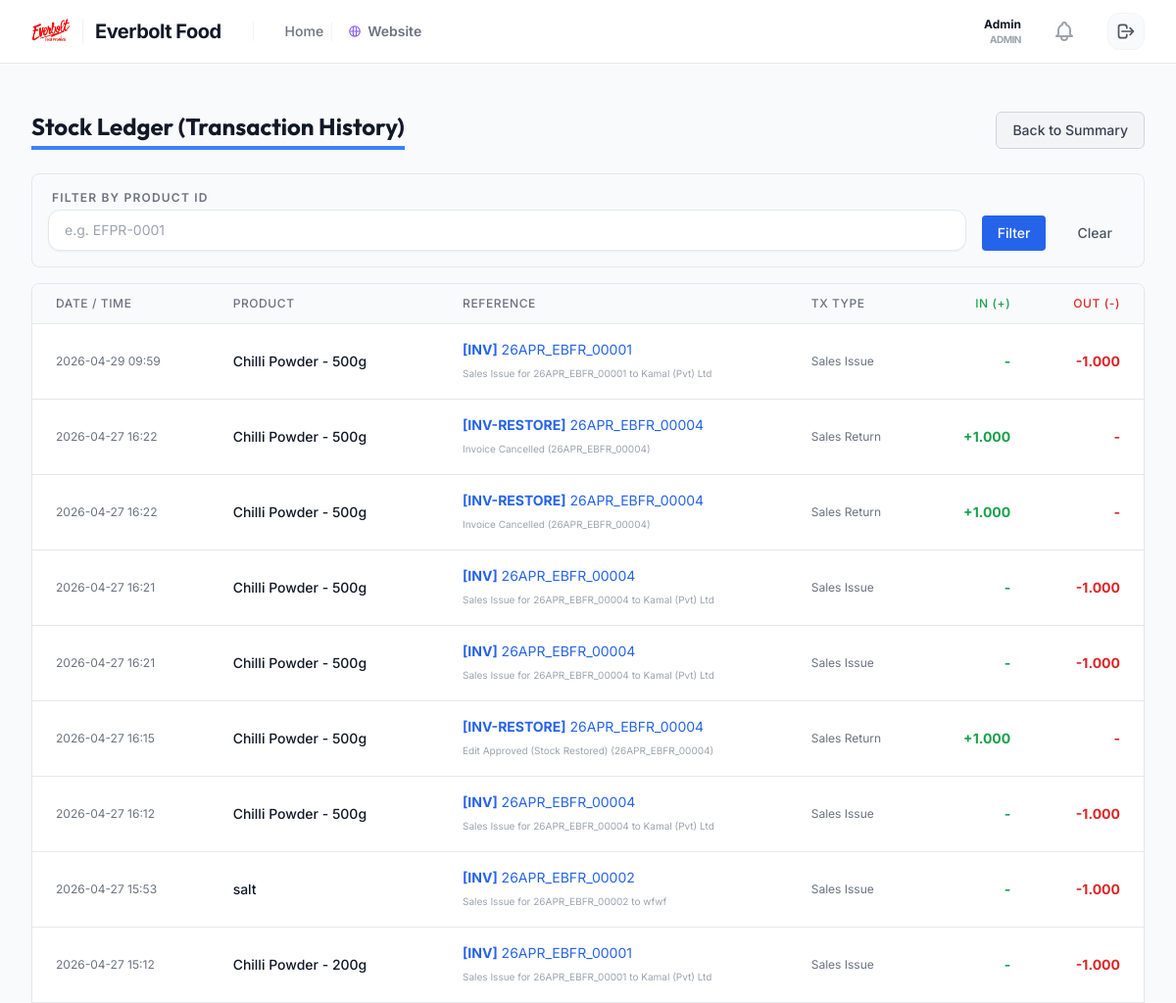
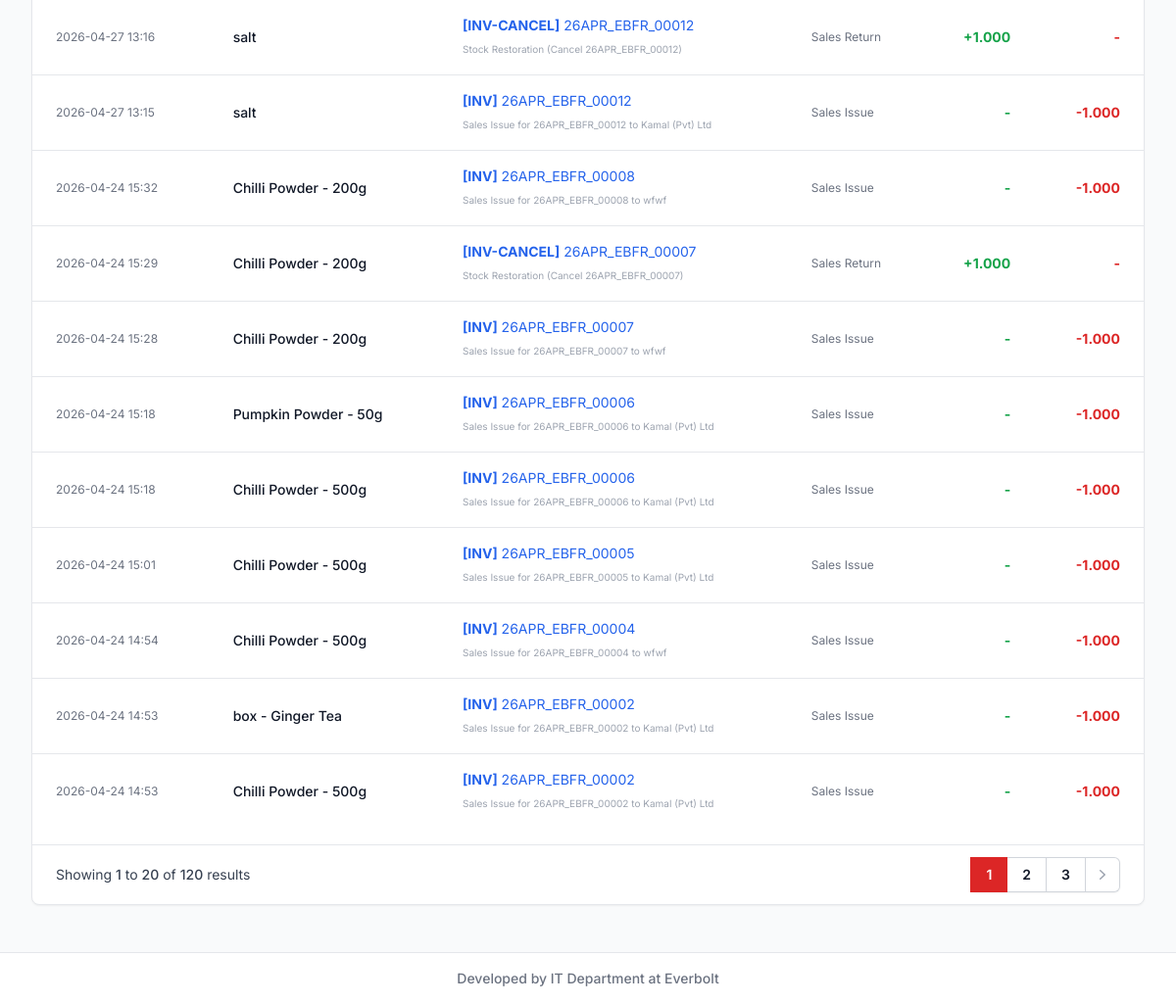
Before: /inventory/stock-ledger/ (signed in) with the older database file (2 pictures, top to bottom).
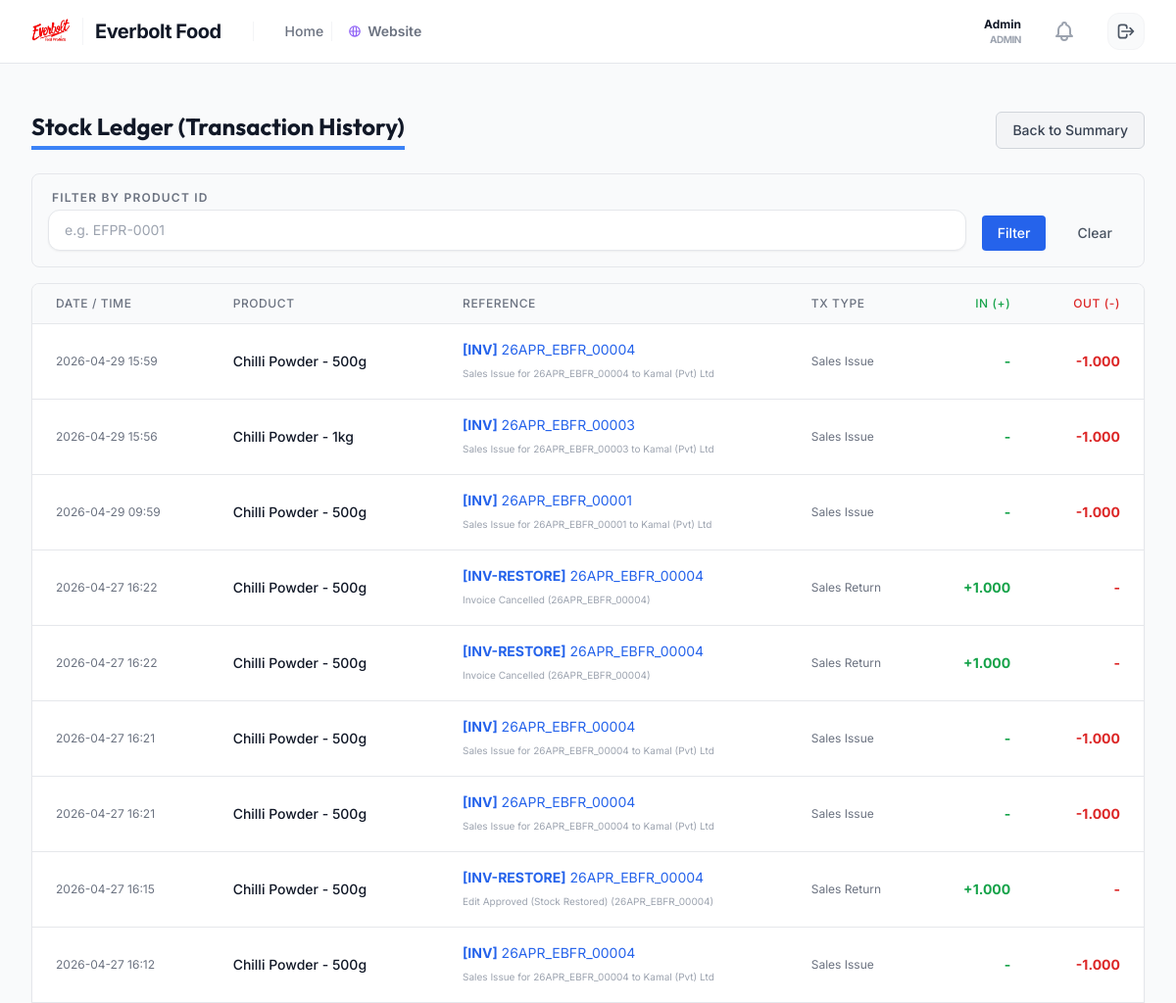
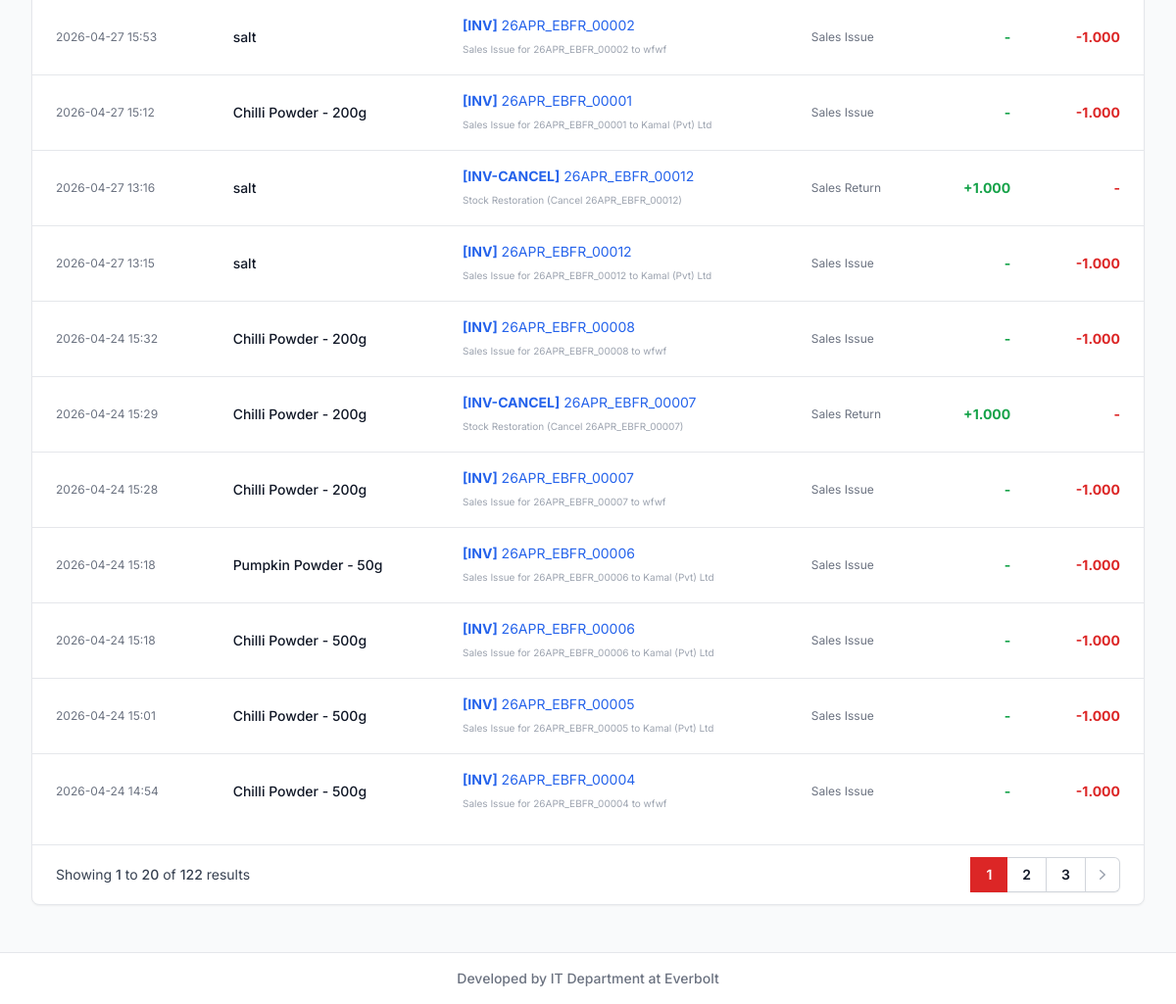
After: the same page with the newer database file (2 pictures, top to bottom).
### inventory/models.py (models this page shows, shortened)
class StockLedger(models.Model):
    class TransactionTypes(models.TextChoices):
        OPENING = 'OPENING', 'Opening Stock'
        GRN = 'GRN', 'GRN'
        PROD_CONS = 'PROD_CONS', 'Production Consumption'
        PROD_OUT = 'PROD_OUT', 'Production Output'
        SALES_ISS = 'SALES_ISS', 'Sales Issue'
        SALES_RET = 'SALES_RET', 'Sales Return'
        PURC_RET = 'PURC_RET', 'Purchase Return'
        ADJ_POS = 'ADJ_POS', 'Stock Adjustment Positive'
        ADJ_NEG = 'ADJ_NEG', 'Stock Adjustment Negative'
    product = models.ForeignKey(Product, on_delete=models.CASCADE, related_name='ledger_entries')
    date = models.DateTimeField(auto_now_add=True)
    tx_type = models.CharField(max_length=20, choices=TransactionTypes.choices)
    qty_in = models.DecimalField(max_digits=12, decimal_places=3, default=0.000)
    qty_out = models.DecimalField(max_digits=12, decimal_places=3, default=0.000)
    reference_type = models.CharField(max_length=50) # e.g. 'GRN', 'PROD', 'INV', 'SYS'
    reference_id = models.IntegerField(null=True, blank=True)
    reference_number = models.CharField(max_length=100)
    remarks = models.CharField(max_length=255, blank=True, null=True)
    user = models.ForeignKey(settings.AUTH_USER_MODEL, on_delete=models.SET_NULL, null=True, blank=True)

class Product(models.Model):
    class BrandChoices(models.TextChoices):
        EVERBOLT = 'Everbolt', 'Everbolt'
        EVERLEAF = 'Everleaf', 'Everleaf'
    class CategoryChoices(models.TextChoices):
        CONFECTIONERY = 'Confectionery', 'Confectionery'
        DRIED_FRUITS = 'Dried Fruits', 'Dried Fruits'
        DRIED_VEGETABLES = 'Dried Vegetables', 'Dried Vegetables'
        SPICES = 'Spices', 'Spices'
        TEA = 'Tea', 'Tea'
        KITHUL = 'Kithul', 'Kithul'
    class TeaTypeChoices(models.TextChoices):
        HERBAL_TEA = 'Herbal Tea', 'Herbal Tea'
        ARTISAN_TEA = 'Artisan Tea', 'Artisan Tea'
        FLAVORED_TEA = 'Flavored Tea', 'Flavored Tea'
        BLACK_TEA = 'Black Tea', 'Black Tea'
        GREEN_TEA = 'Green Tea', 'Green Tea'
        CATERING_TEA = 'Catering Tea', 'Catering Tea'
    class UnitTypes(models.TextChoices):
        PCS = 'pcs', 'pcs'
        BOX = 'box', 'box'
        PACK = 'pack', 'pack'
        KG = 'Kg', 'Kg'
        G = 'g', 'g'
        ML = 'ml', 'ml'
        L = 'l', 'l'
    class ProductTypes(models.TextChoices):
        DIRECT_PACKING = 'Direct Packing', 'Direct Packing'
        BLENDED_TEA = 'Blended Tea Products', 'Blended Tea Products'
        CONFECTIONERY_PACKING = 'Confectionery Packing', 'Confectionery Packing'
        REPACKING = 'Repacking', 'Repacking'
        TRADING = 'Trading Products', 'Trading Products'
    class InventoryClasses(models.TextChoices):
        RAW = 'RAW', 'Raw Material'
        PACKAGING = 'PACKAGING', 'Packaging Material'
        FINISHED = 'FINISHED', 'Finished Good'
        SEMI_FINISHED = 'SEMI_FINISHED', 'Semi-Finished Good'
        CONSUMABLE = 'CONSUMABLE', 'Consumable'
    product_id = models.CharField(max_length=50, unique=True, blank=True)
    name = models.CharField(max_length=200)
    brand = models.CharField(max_length=50, choices=BrandChoices.choices, default=BrandChoices.EVERBOLT)
    category = models.CharField(max_length=50, choices=CategoryChoices.choices, default=CategoryChoices.CONFECTIONERY)
    tea_type = models.CharField(max_length=50, choices=TeaTypeChoices.choices, blank=True, null=True)
    packet_size = models.CharField(max_length=100, blank=True, null=True)
    stock_unit = models.CharField(max_length=20, choices=UnitTypes.choices, default=UnitTypes.PCS)
    selling_unit = models.CharField(max_length=20, choices=UnitTypes.choices, default=UnitTypes.PCS)
    inventory_class = models.CharField(max_length=50, choices=InventoryClasses.choices, default=InventoryClasses.FINISHED)
    product_type = models.CharField(max_length=50, choices=ProductTypes.choices, default=ProductTypes.DIRECT_PACKING, verbose_name="Production Type")
    track_stock = models.BooleanField(default=True)
    allow_negative_stock = models.BooleanField(default=False)
    reorder_level = models.DecimalField(max_digits=12, decimal_places=3, default=0.000)
    selling_price = models.DecimalField(max_digits=12, decimal_places=2)
    price_tier_100 = models.DecimalField(max_digits=12, decimal_places=2, null=True, blank=True, help_text="Price for <= 100 pcs")
    price_tier_250 = models.DecimalField(max_digits=12, decimal_places=2, null=True, blank=True, help_text="Price for <= 250 pcs")
    price_tier_500 = models.DecimalField(max_digits=12, decimal_places=2, null=True, blank=True, help_text="Price for >= 500 pcs")
    custom_load_price = models.DecimalField(max_digits=12, decimal_places=2, null=True, blank=True)
    tax_rate = models.DecimalField(max_digits=5, decimal_places=2, default=18.00) # Fixed 18% generic tax
    status = models.BooleanField(default=True, help_text="True if active")
    current_stock = models.DecimalField(max_digits=12, decimal_places=3, default=0.000, help_text="Cached balance from StockLedger")

### inventory/views.py (the view)
# urls.py: path('stock-ledger/', views.StockLedgerView.as_view(), name='stock_ledger'),
class StockLedgerView(LoginRequiredMixin, ListView):
    model = StockLedger
    template_name = 'inventory/stock_ledger.html'
    context_object_name = 'entries'
    paginate_by = 20
    ordering = ['-date']
    def get_queryset(self):
        qs = super().get_queryset()
        query = self.request.GET.get('product')
        if query:
            qs = qs.filter(
                Q(product__product_id__icontains=query) |
                Q(product__name__icontains=query)
            )
        return qs

### users/models.py (called while the page is built)
    @property
    def unread_notifications(self):
        return getattr(self, 'notifications', None) and self.notifications.filter(is_read=False).order_by('-created_at') or []

### inventory/templates/inventory/stock_ledger.html (shortened to what the changed rows need)
{% extends 'layouts/base.html' %}
{% block content %}
<div class="px-4 py-6 sm:px-0">
    <div class="flex justify-between items-center mb-6">
        <h1 class="text-2xl font-bold text-gray-900 border-b-4 border-blue-500 inline-block pb-1">Stock Ledger (Transaction History)</h1>
    </div>
    <div class="bg-white shadow-sm rounded-lg border border-gray-200 overflow-hidden">
        <div class="overflow-x-auto">
            <table class="min-w-full divide-y divide-gray-200">
                <thead class="bg-gray-50">
                    <tr>
                        <th scope="col" class="px-6 py-3 text-left text-xs font-medium text-gray-500 uppercase tracking-wider">Date / Time</th>
                        <th scope="col" class="px-6 py-3 text-left text-xs font-medium text-gray-500 uppercase tracking-wider">Product</th>
                        <th scope="col" class="px-6 py-3 text-left text-xs font-medium text-gray-500 uppercase tracking-wider">Reference</th>
                        <th scope="col" class="px-6 py-3 text-left text-xs font-medium text-gray-500 uppercase tracking-wider">Tx Type</th>
                        <th scope="col" class="px-6 py-3 text-right text-xs font-medium text-gray-500 uppercase tracking-wider text-green-600">IN (+)</th>
                        <th scope="col" class="px-6 py-3 text-right text-xs font-medium text-gray-500 uppercase tracking-wider text-red-600">OUT (-)</th>
                    </tr>
                </thead>
                <tbody class="bg-white divide-y divide-gray-200">
                    {% for entry in entries %}
                    <tr class="hover:bg-gray-50 transition-colors">
                        <td class="px-6 py-4 whitespace-nowrap text-xs text-gray-500">{{ entry.date|date:"Y-m-d H:i" }}</td>
                        <td class="px-6 py-4 whitespace-nowrap text-sm font-medium text-gray-900">{{ entry.product.name }}</td>
                        <td class="px-6 py-4 whitespace-nowrap text-sm text-blue-600">
                            <span class="font-bold">[{{ entry.reference_type }}]</span> {{ entry.reference_number }}
                            {% if entry.remarks %}<div class="text-[10px] text-gray-400 mt-1">{{ entry.remarks }}</div>{% endif %}
                        </td>
                        <td class="px-6 py-4 whitespace-nowrap text-xs text-gray-500">{{ entry.get_tx_type_display }}</td>
                        <td class="px-6 py-4 whitespace-nowrap text-sm text-green-600 text-right font-bold">{% if entry.qty_in > 0 %}+{{ entry.qty_in }}{% else %}-{% endif %}</td>
                        <td class="px-6 py-4 whitespace-nowrap text-sm text-red-600 text-right font-bold">{% if entry.qty_out > 0 %}-{{ entry.qty_out }}{% else %}-{% endif %}</td>
                    </tr>
                    {% empty %}
                    <tr>
                        <td colspan="6" class="px-6 py-10 text-center text-gray-500">No ledger entries found.</td>
                    </tr>
                    {% endfor %}
                </tbody>
            </table>
        </div>
        {% include 'partials/pagination.html' %}
    </div>
</div>
{% endblock %}

Changed rows visible on the page:
no longer on this page (row unchanged): StockLedger: date "2026-04-24 14:53", product.name "box - Ginger Tea", reference_type "INV", reference_number "26APR_EBFR_00002", remarks "Sales Issue for 26APR_EBFR_00002 to Kamal (Pvt) Ltd", tx_type "Sales Issue", qty_out "1.000"
no longer on this page (row unchanged): StockLedger: date "2026-04-24 14:53", product.name "Chilli Powder - 500g", reference_type "INV", reference_number "26APR_EBFR_00002", remarks "Sales Issue for 26APR_EBFR_00002 to Kamal (Pvt) Ltd", tx_type "Sales Issue", qty_out "1.000"
added StockLedger: date "2026-04-29 15:59", product.name "Chilli Powder - 500g", reference_type "INV", reference_number "26APR_EBFR_00004", remarks "Sales Issue for 26APR_EBFR_00004 to Kamal (Pvt) Ltd", tx_type "Sales Issue", qty_out "1.000"
added StockLedger: date "2026-04-29 15:56", product.name "Chilli Powder - 1kg", reference_type "INV", reference_number "26APR_EBFR_00003", remarks "Sales Issue for 26APR_EBFR_00003 to Kamal (Pvt) Ltd", tx_type "Sales Issue", qty_out "1.000"
Other visible differences:
{{ paginator.count }}: "120" → "122"
